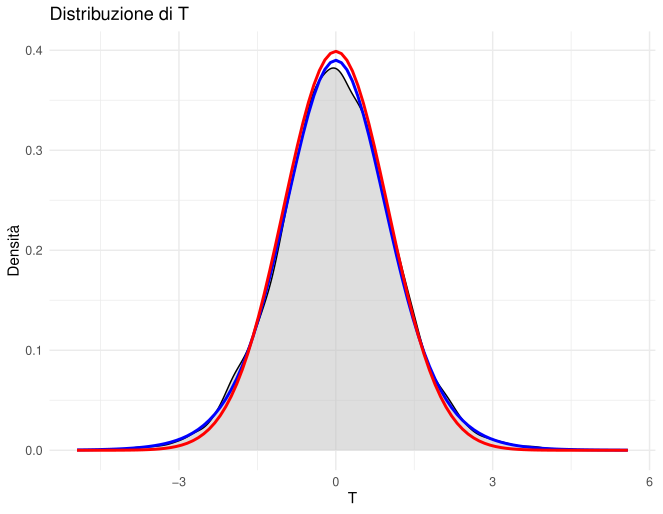

Generate this figure with R:
# Carica le librerie necessarie
library(ggplot2)

# Parametri di simulazione
set.seed(123)  # Imposta il seme per la riproducibilità
n_sim <- 10000  # Numero di simulazioni
n <- 12  # Dimensione del campione

# Simula 10000 valori di T
simulated_T <- replicate(n_sim, {
  X <- rnorm(n, mean = 1, sd = 3)  # 12 variabili normali con media 1 e deviazione 3
  X_bar <- mean(X)  # Media campionaria
  S <- sd(X)  # Deviazione standard campionaria
  T <- (X_bar - 1) / (S / sqrt(n))  # Calcola T
  return(T)
})

# Crea un data frame per i dati simulati
simulated_T_df <- data.frame(T = simulated_T)

# Crea il grafico
ggplot(simulated_T_df, aes(x = T)) +
  geom_density(fill = "gray", alpha = 0.5) +  # Densità simulata
  stat_function(fun = dt, args = list(df = 11), color = "blue", size = 1) +  # Curve t(11)
  stat_function(fun = dnorm, color = "red", size = 1) +  # Curva normale standard
  labs(title = "Distribuzione di T", x = "T", y = "Densità") +
  theme_minimal() +
  theme(legend.position = "none")
